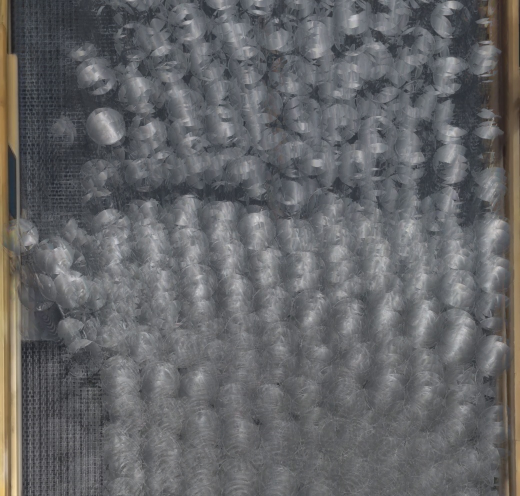
#> input picture Teste.jpg, 1040 x 992 px, given in place of teste5.mp4, which was not available (shown at 1/2 size)
$ python mascara_ideal.py
#> lines starting #> are read from the running program, lines starting #| are printed output that depends on the picture
import numpy as np
import cv2
import sys

VIDEO = "C:/Users/pedro/Documents/Alura/Tombamento/teste5.mp4"

algorithm_types = ['KNN', 'GMG', 'CNT', 'MOG', 'MOG2']
algorithm_type = algorithm_types[3]

def Kernel(KERNEL_TYPE):
    if KERNEL_TYPE == 'dilation':
        kernel = cv2.getStructuringElement(cv2.MORPH_ELLIPSE, (3,3))
    if KERNEL_TYPE == 'opening':
        kernel = np.ones((3,3), np.uint8)
    if KERNEL_TYPE == 'closing':
        kernel = np.ones((3,3), np.uint8)
    return kernel

def Filter(img, filter):
    if filter == 'closing':
        return cv2.morphologyEx(img, cv2.MORPH_CLOSE, Kernel('closing'), iterations=2)
    if filter == 'opening':
        return cv2.morphologyEx(img, cv2.MORPH_OPEN, Kernel('opening'), iterations=2)
    if filter == 'dilation':
        return cv2.dilate(img, Kernel('dilation'), iterations=2)
    if filter == 'combine':
        closing = cv2.morphologyEx(img, cv2.MORPH_CLOSE, Kernel('closing'), iterations=2)
        opening = cv2.morphologyEx(closing, cv2.MORPH_OPEN, Kernel('opening'), iterations=2)
        dilation = cv2.dilate(opening, Kernel('dilation'), iterations=2)
        return dilation

def Subtractor(algorithm_type):
    if algorithm_type == 'GMG':
        return cv2.bgsegm.createBackgroundSubtractorGMG()
    if algorithm_type == 'MOG':
        return cv2.bgsegm.createBackgroundSubtractorMOG()
    if algorithm_type == 'MOG2':
        return cv2.createBackgroundSubtractorMOG2()
    if algorithm_type == 'KNN':
        return cv2.createBackgroundSubtractorKNN()
    if algorithm_type == 'CNT':
        return cv2.bgsegm.createBackgroundSubtractorCNT()
    print('Detector inválido')
    sys.exit(1)

cap = cv2.VideoCapture(VIDEO)
background_subtractor = Subtractor(algorithm_type)

def main():
    while (cap.isOpened):
        ok, frame = cap.read()
#> frame is the input picture: shape (992, 1040, 3); mean B, G, R 103.8, 101.6, 101

        if not ok:
          print('Frames acabaram!')
          break

        frame = cv2.resize(frame, (0, 0), fx=0.5, fy=0.5)
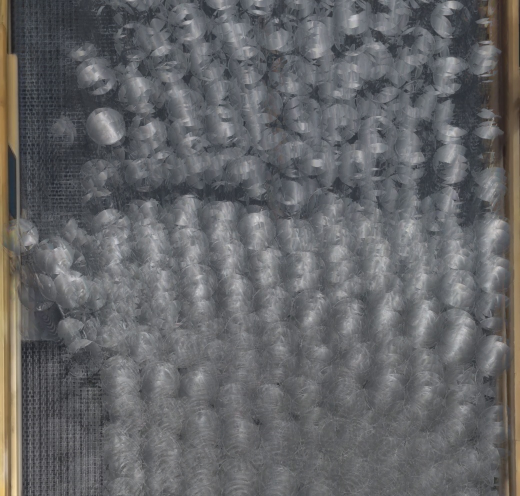
#> frame: shape (496, 520, 3); mean B, G, R 103.9, 101.7, 101.1


        mask = background_subtractor.apply(frame)
#> mask: shape (496, 520); every value is 0
        maskFilter = Filter(mask, 'closing')
        #latasfiltro = cv2.bitwise_and(frame, frame, mask=maskFilter)


        cv2.imshow('Frame', frame)
        cv2.imshow('Mask', maskFilter)

        if cv2.waitKey(1) & 0xFF == ord("q"):
#> (key q is pressed here)
            break

main()

$ run again, on esse.jpg
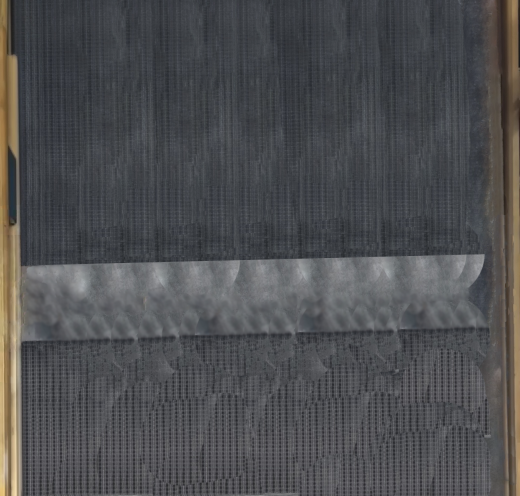
#> input picture esse.jpg, 1040 x 992 px, given in place of teste5.mp4, which was not available (shown at 1/2 size)
#> in main, frame is the input picture: shape (992, 1040, 3); mean B, G, R 80.7, 78.5, 78
#> in main, `frame = cv2.resize(frame, (0, 0), fx=0.5, fy=0.5)`:
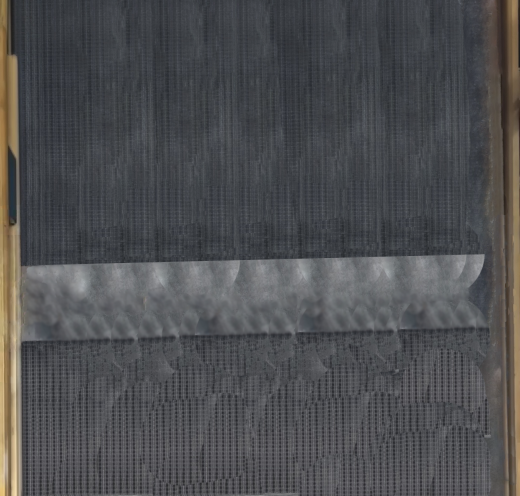
#> frame: shape (496, 520, 3); mean B, G, R 80.8, 78.6, 78.1
#> mask: shape (496, 520); every value is 0

$ run again, on tomada3.jpeg
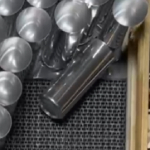
#> input picture tomada3.jpeg, 150 x 150 px, given in place of teste5.mp4, which was not available
#> in main, frame is the input picture: shape (150, 150, 3); mean B, G, R 84.3, 86.7, 89
#> in main, `frame = cv2.resize(frame, (0, 0), fx=0.5, fy=0.5)`:
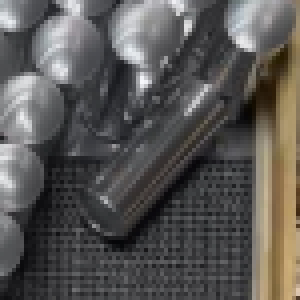
#> frame: shape (75, 75, 3) (shown 4 times larger); mean B, G, R 84.4, 86.8, 89.1
#> mask: shape (75, 75); every value is 0
